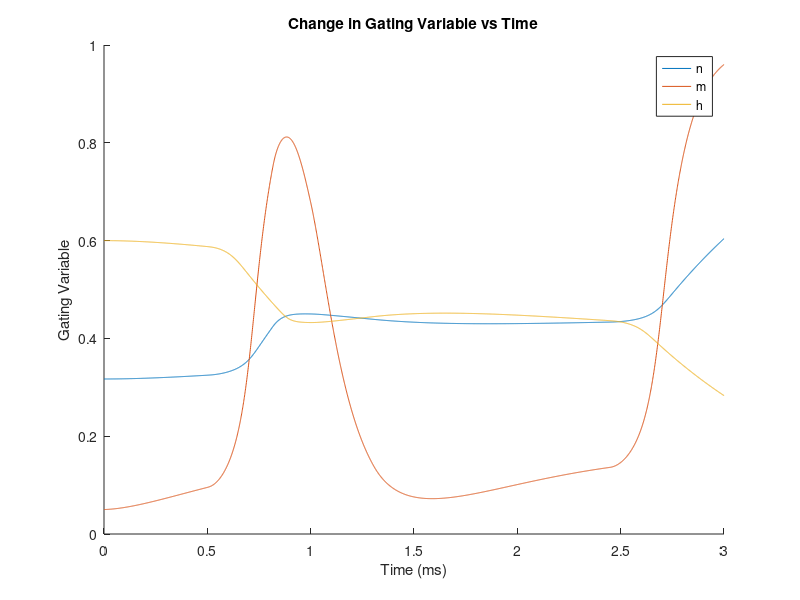
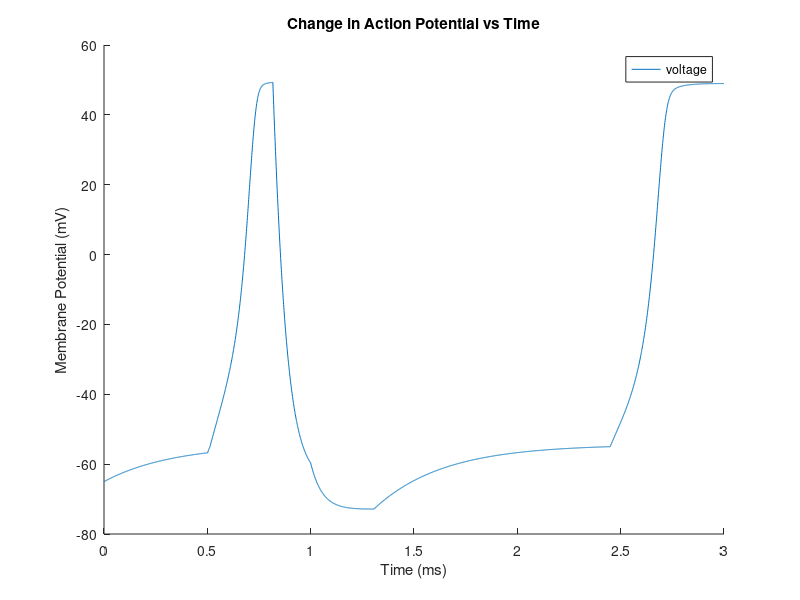

MATLAB code to generate these figures, in order:
% hw3_ex1_whsolo_sorhom.m
% Will Solow and Skye Rhomberg
% CS346 - Spring 2020
% HW3 - HH simulations

% This code simulates the HH Model without the ATPase pump, graphing V, m,
% n, and h with respect to time

% TO RUN: Press F5

% simulation length and change in time (in seconds)
sim_length = 3;
dt = .001;
num_iterations = sim_length/dt;

% Initializing constants
I_max = 15;
I = 0; % applied current
C_M = .1; % capacitance

% initial voltage and gating probabilities
V_init = -65; % action potential (mV)
n_init = .317; % potassium activation gating probability
m_init = .05; % sodium activation gating probability
h_init = .6; % sodium inactivation gating probability

% Gating constants. Controls when the gates open and close based on the
% voltage
Na_open = -55;
Na_close = 49.3;
K_open = 49.3;

% default is that both channels start as closed - 0 is closed, 1 is open
% used to keep track if the voltage gated channels are open to control
% current
Na_O = 0;
K_O = 0;

% displacements from equilibrium potential K: potassium, Na: sodium, L: leakage
% used in calculating the currents of K, Na, and L
V_K = -77;
V_Na = 50;
V_L = -54.4;

% conductance constants K: potassium, Na: sodium, L: leakage
% used in caculating the currents of K, Na, and L
g_K  = 36;
g_Na = 120;
g_L  = .3;

% assign initial values to voltage and gate constants
t(1) = 0;
V(1) = V_init;
n(1) = n_init;
m(1) = m_init;
h(1) = h_init;

% calculating opening and closing rate constants
% used in calculating the probablities of a gate being open for 
% n, m, and h, the gates of K, Na, and L

% opening rate constants
a_n = @(V) .01  * (V+55) / (1 - exp(-(V+55) / 10));
a_m = @(V) .1   * (V+40) / (1 - exp(-(V+40) / 10));
a_h = @(V) .07  *               exp(-(V+65) / 20) ;
% closing rate constants
b_n = @(V) .125 *               exp(-(V+65) / 80) ;
b_m = @(V) 4    *               exp(-(V+65) / 18) ;
b_h = @(V) 1             / (1 + exp(-(V+35) / 10));

% calculating rate of change of n, m, and h (gating variables)
dNdt = @(V, n, m, h) a_n(V) * (1-n) - b_n(V) * n;
dMdt = @(V, n, m, h) a_m(V) * (1-m) - b_m(V) * m;
dHdt = @(V, n, m, h) a_h(V) * (1-h) - b_h(V) * h;

% calculating currents of K, NA, and L
% used in the model to compute change in voltage
% K channel only on when voltage is greater
% logical operator implements gating, returns 1 if gate is open, 0 if
% closed. Leakage has no gating as it is always open
I_K  = @(V, n) g_K  * n^4 *(V-V_K);
I_Na = @(V, m, h) g_Na  * m^3 * h * (V-V_Na);
I_L  = @(V) g_L * (V-V_L);

% calculating rate of change of voltage based on currents
dVdt = @(V, n, m, h, I, Na_O, K_O) (I - K_O*I_K(V,n) - Na_O*I_Na(V,m,h) - ...
    I_L(V)) / C_M;

% when to start and end the current
curr_start = .5;
curr_length = .5;
curr_end = curr_start + curr_length;

% simulation loop
for i=1:num_iterations
    % update time
    t(i+1)= i * dt;
    
    % compute RK4 estimations
    % del 1 estimates
    dV1 = dVdt(V(i)      , n(i)      , m(i)      , h(i)      , I, Na_O, K_O)*dt;
    dN1 = dNdt(V(i)      , n(i)      , m(i)      , h(i)      )*dt;
    dM1 = dMdt(V(i)      , n(i)      , m(i)      , h(i)      )*dt;
    dH1 = dHdt(V(i)      , n(i)      , m(i)      , h(i)      )*dt;
    
    % del 2 estimates
    dV2 = dVdt(V(i)+dV1/2, n(i)+dN1/2, m(i)+dM1/2, h(i)+dH1/2, I, Na_O, K_O)*dt;
    dN2 = dNdt(V(i)+dV1/2, n(i)+dN1/2, m(i)+dM1/2, h(i)+dH1/2)*dt;
    dM2 = dMdt(V(i)+dV1/2, n(i)+dN1/2, m(i)+dM1/2, h(i)+dH1/2)*dt;
    dH2 = dHdt(V(i)+dV1/2, n(i)+dN1/2, m(i)+dM1/2, h(i)+dH1/2)*dt;
    
    %del 3 estimates
    dV3 = dVdt(V(i)+dV2/2, n(i)+dN2/2, m(i)+dM2/2, h(i)+dH2/2, I, Na_O, K_O)*dt;
    dN3 = dNdt(V(i)+dV2/2, n(i)+dN2/2, m(i)+dM2/2, h(i)+dH2/2)*dt;
    dM3 = dMdt(V(i)+dV2/2, n(i)+dN2/2, m(i)+dM2/2, h(i)+dH2/2)*dt;
    dH3 = dHdt(V(i)+dV2/2, n(i)+dN2/2, m(i)+dM2/2, h(i)+dH2/2)*dt;
    
    % del 4 estimates
    dV4 = dVdt(V(i)+dV3  , n(i)+dN3  , m(i)+dM3  , h(i)+dH3  , I, Na_O, K_O)*dt;
    dN4 = dNdt(V(i)+dV3  , n(i)+dN3  , m(i)+dM3  , h(i)+dH3  )*dt;
    dM4 = dMdt(V(i)+dV3  , n(i)+dN3  , m(i)+dM3  , h(i)+dH3  )*dt;
    dH4 = dHdt(V(i)+dV3  , n(i)+dN3  , m(i)+dM3  , h(i)+dH3  )*dt;
    
    % start/end current pulse
    I = (i*dt > curr_start & i*dt < curr_end) * I_max;
    
    % compute value at next time step
    V(i+1) = V(i) + (dV1 + 2*dV2 + 2*dV3 + dV4)/6;
    n(i+1) = n(i) + (dN1 + 2*dN2 + 2*dN3 + dN4)/6;
    m(i+1) = m(i) + (dM1 + 2*dM2 + 2*dM3 + dM4)/6;
    h(i+1) = h(i) + (dH1 + 2*dH2 + 2*dH3 + dH4)/6;
    
    % check to see if Na and K gates are open/closed
    % Voltage is above base threshold and below max, Ka channel not open
    Na_O = (V(i+1) > Na_open & V(i+1) < Na_close) & ~(K_O);
    % Voltage is above threshold or voltage is decreasing
    K_O = ((V(i+1) > K_open) | (V(i+1)-V(i) < 0));
end

figure;
hold on;
title("Change in Gating Variable vs Time");
xlabel("Time (ms)");
ylabel("Gating Variable");
plot(t,n);
plot(t,m);
plot(t,h);
legend('n', 'm', 'h');

figure;
hold on;
title("Change in Action Potential vs Time");
xlabel("Time (ms)");
ylabel("Membrane Potential (mV)");
plot(t,V);
legend('voltage');